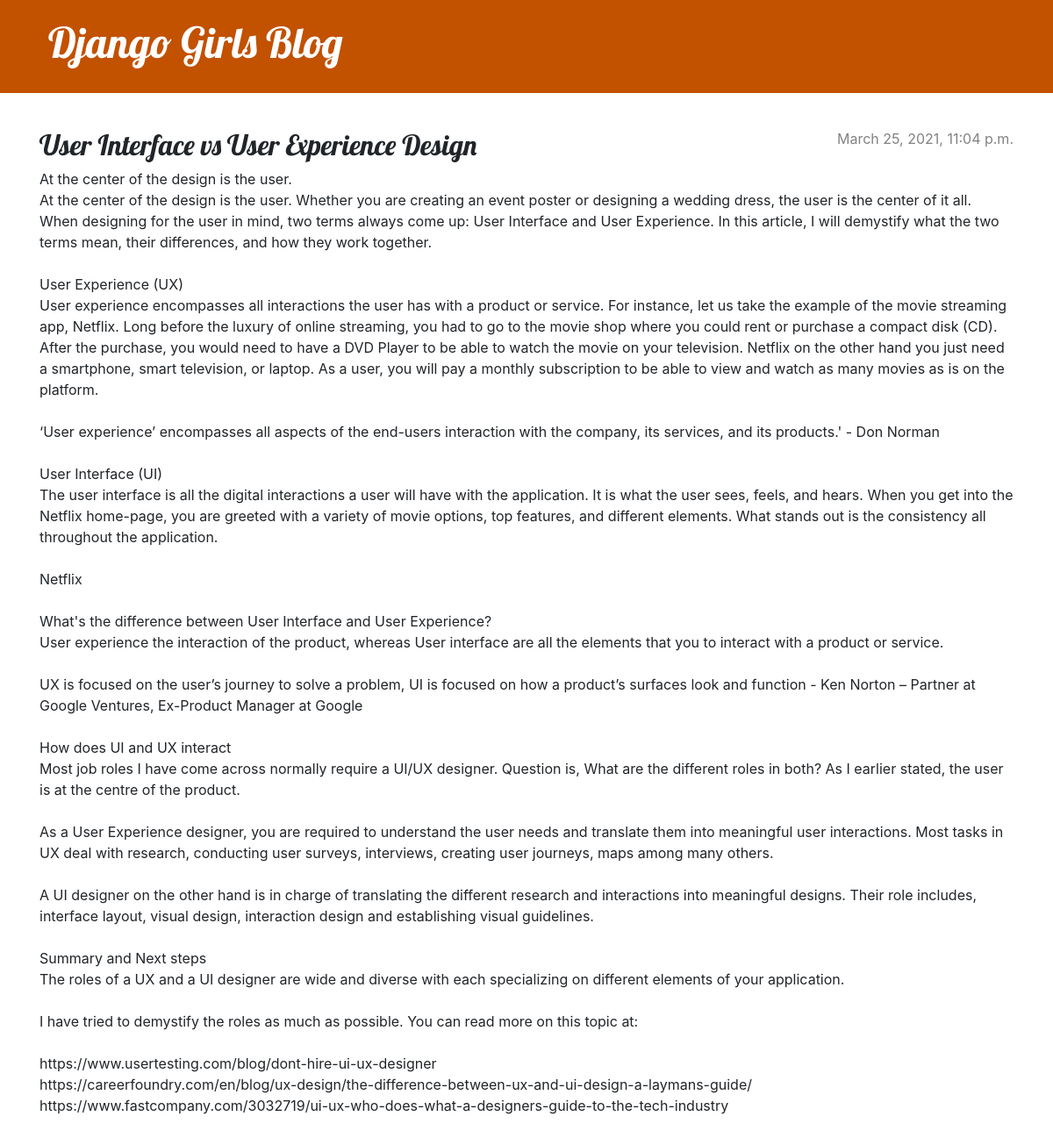
The app's page /post/2/ with its own data.
### blog/models.py (models this page shows, shortened)
class Post(models.Model):
    author = models.ForeignKey(settings.AUTH_USER_MODEL, on_delete=models.CASCADE)
    title = models.CharField(max_length=200)
    text = models.TextField()
    created_date = models.DateTimeField(default=timezone.now)
    published_date = models.DateTimeField(blank=True, null=True)

### blog/views.py (the view)
# urls.py: path('post/<int:pk>/', views.post_detail, name='post_detail'),
def post_detail(request, pk):
    post = get_object_or_404(Post, pk=pk)
    return render(request, 'blog/post_detail.html', {'post': post})

### blog/templates/blog/post_detail.html
{% extends 'blog/base.html' %}
{% block content %}
    <article class="post">
        {% if post.published_date %}
            <time class="date">
                {{ post.published_date }}
            </time>
        {% endif %}
        <h2>{{ post.title }}</h2>
        <p>{{ post.text|linebreaksbr }}</p>
    </article>
{% endblock %}

### blog/static/css/blog.css (style rules this page uses)
h1, h2, h3, h4 { font-family: 'Lobster', cursive; }
.date { color: #828282; }
.post { margin-bottom: 70px; }
.post > .date, .post > .actions { float: right; }

### records on screen
Post: published_date "March 25, 2021, 11:04 p.m.", title "User Interface vs User Experience Design", text "At the center of the design is the user. At the center of the design is the user. Whether you are creating an event poster or designing a wedding dress, the user is the center of it all. When designing for the user in mind, two terms always come up: User Interface and User Experience. In this article, I will demystify what the two terms mean, their differences, and how they work together. User Experience (UX) User experience encompasses all interactions the user has with a product or service. For instance, let us take the example of the movie streaming app, Netflix. Long before the luxury of online streaming, you had to go to the movie shop where you could rent or purchase a compact disk…"
